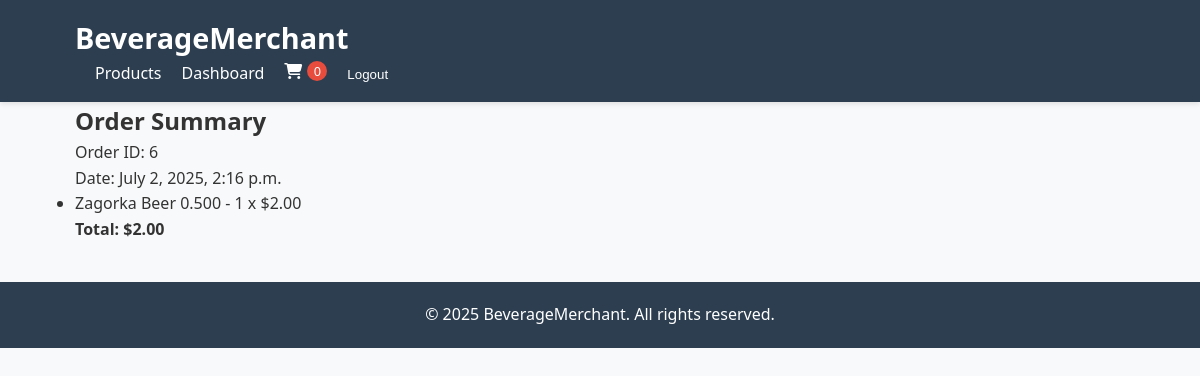
The app's page /orders/summary/6/ (signed in) with its own data.
### orders/models.py (models this page shows, shortened)
class Order(models.Model):
    user = models.ForeignKey(User, on_delete=models.CASCADE)
    created_at = models.DateTimeField(auto_now_add=True)

class OrderItem(models.Model):
    order = models.ForeignKey(Order, on_delete=models.CASCADE, related_name='items')
    product = models.ForeignKey(Product, on_delete=models.CASCADE)
    quantity = models.PositiveIntegerField()
    price = models.DecimalField(max_digits=8, decimal_places=2)

### products/models.py (models this page shows, shortened)
class Product(models.Model):
    CATEGORY_CHOICES = [
        ('alcoholic', 'Alcoholic'),
        ('non-alcoholic', 'Non-Alcoholic'),
        ('water', 'Water'),
        ('beer', 'Beer'),
        ('juice', 'Juice'),
        ('carbonated', 'Carbonated'),
        ('keg', 'Keg'),
    ]
    name = models.CharField(max_length=100)
    description = models.TextField()
    price = models.DecimalField(max_digits=8, decimal_places=2)
    image = models.ImageField(upload_to='products/', blank=True, null=True)
    category = models.CharField(max_length=20, choices=CATEGORY_CHOICES)
    in_stock = models.BooleanField(default=True)

### orders/views.py (the view)
# urls.py: path('summary/<int:order_id>/', views.order_summary, name='order_summary'),
@login_required
def order_summary(request, order_id):
    order = get_object_or_404(Order, pk=order_id, user=request.user)
    total = sum(item.quantity * item.price for item in order.items.all())
    return render(request, 'orders/order_summary.html', {'order': order, 'total': total})

### templates/orders/order_summary.html
{% extends 'base.html' %}
{% block content %}
<h2>Order Summary</h2>
<p>Order ID: {{ order.id }}</p>
<p>Date: {{ order.created_at }}</p>
<ul>
    {% for item in order.items.all %}
        <li>{{ item.product.name }} - {{ item.quantity }} x ${{ item.price }}</li>
    {% endfor %}
</ul>
<p><strong>Total: ${{ total }}</strong></p>
{% endblock %}

### static/css/styles.css (style rules this page uses)
:root { --primary-color: #2c3e50; --secondary-color: #3498db; --accent-color: #e74c3c; --light-color: #ecf0f1; --dark-color: #34495e; --success-color: #2ecc71; }
* { margin: 0; padding: 0; box-sizing: border-box; }
body { font-family: 'Segoe UI', Tahoma, Geneva, Verdana, sans-serif; background-color: #f8f9fa; color: #333; line-height: 1.6; }

### records on screen
Order: id "6", created_at "July 2, 2025, 2:16 p.m."
OrderItem: product.name "Zagorka Beer 0.500", quantity "1", price "2.00"

### other values on screen
{{ total }} "2.00"
